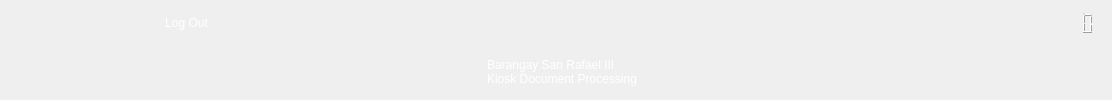
      <widget class="QWidget" name="page_home">
       <layout class="QVBoxLayout" name="verticalLayout">
        <property name="spacing">
         <number>0</number>
        </property>
        <property name="leftMargin">
         <number>0</number>
        </property>
        <property name="topMargin">
         <number>0</number>
        </property>
        <property name="rightMargin">
         <number>0</number>
        </property>
        <property name="bottomMargin">
         <number>0</number>
        </property>
        <item>
         <widget class="QFrame" name="mainframe">
          <property name="sizePolicy">
           <sizepolicy hsizetype="Expanding" vsizetype="Expanding">
            <horstretch>0</horstretch>
            <verstretch>0</verstretch>
           </sizepolicy>
          </property>
          <property name="styleSheet">
           <string notr="true">background-color: transparent;</string>
          </property>
          <property name="frameShape">
           <enum>QFrame::StyledPanel</enum>
          </property>
          <property name="frameShadow">
           <enum>QFrame::Raised</enum>
          </property>
          <layout class="QVBoxLayout" name="verticalLayout_2">
           <property name="spacing">
            <number>0</number>
           </property>
           <property name="leftMargin">
            <number>0</number>
           </property>
           <property name="topMargin">
            <number>0</number>
           </property>
           <property name="rightMargin">
            <number>0</number>
           </property>
           <property name="bottomMargin">
            <number>0</number>
           </property>
           <item>
            <widget class="QFrame" name="frame_3">
             <property name="minimumSize">
              <size>
               <width>50</width>
               <height>0</height>
              </size>
             </property>
             <property name="maximumSize">
              <size>
               <width>16777215</width>
               <height>50</height>
              </size>
             </property>
             <property name="frameShape">
              <enum>QFrame::StyledPanel</enum>
             </property>
             <property name="frameShadow">
              <enum>QFrame::Raised</enum>
             </property>
             <layout class="QHBoxLayout" name="horizontalLayout_2">
              <property name="spacing">
               <number>0</number>
              </property>
              <property name="leftMargin">
               <number>0</number>
              </property>
              <property name="topMargin">
               <number>0</number>
              </property>
              <property name="rightMargin">
               <number>0</number>
              </property>
              <property name="bottomMargin">
               <number>0</number>
              </property>
              <item>
               <widget class="QPushButton" name="btn_logout">
                <property name="styleSheet">
                 <string notr="true">QPushButton{
background-color:transparent;
color: white;
font: 20pt &quot;Segoe UI&quot;;border-radius: 16px;
}
QPushButton:focus{
background-color: rgb(89, 120, 142);
transform: scale(0.98); 
box-shadow: 3px 2px 22px 1px rgba(0, 0, 0, 0.24); 

}
</string>
                </property>
                <property name="text">
                 <string>Log Out</string>
                </property>
                <property name="icon">
                 <iconset>
                  <normaloff>icons/home_icon.png</normaloff>icons/home_icon.png</iconset>
                </property>
                <property name="iconSize">
                 <size>
                  <width>50</width>
                  <height>50</height>
                 </size>
                </property>
               </widget>
              </item>
              <item>
               <widget class="QFrame" name="frame_6">
                <property name="frameShape">
                 <enum>QFrame::StyledPanel</enum>
                </property>
                <property name="frameShadow">
                 <enum>QFrame::Raised</enum>
                </property>
                <layout class="QVBoxLayout" name="verticalLayout_5"/>
               </widget>
              </item>
              <item>
               <widget class="QFrame" name="frame_7">
                <property name="frameShape">
                 <enum>QFrame::StyledPanel</enum>
                </property>
                <property name="frameShadow">
                 <enum>QFrame::Raised</enum>
                </property>
                <layout class="QVBoxLayout" name="verticalLayout_4">
                 <item alignment="Qt::AlignRight">
                  <widget class="QLCDNumber" name="lcdNumber"/>
                 </item>
                </layout>
               </widget>
              </item>
             </layout>
            </widget>
           </item>
           <item>
            <widget class="QFrame" name="frame_2">
             <property name="frameShape">
              <enum>QFrame::StyledPanel</enum>
             </property>
             <property name="frameShadow">
              <enum>QFrame::Raised</enum>
             </property>
             <layout class="QHBoxLayout" name="horizontalLayout_3">
              <property name="spacing">
               <number>0</number>
              </property>
              <property name="leftMargin">
               <number>0</number>
              </property>
              <property name="topMargin">
               <number>0</number>
              </property>
              <property name="rightMargin">
               <number>0</number>
              </property>
              <property name="bottomMargin">
               <number>0</number>
              </property>
              <item>
               <spacer name="horizontalSpacer">
                <property name="orientation">
                 <enum>Qt::Horizontal</enum>
                </property>
                <property name="sizeHint" stdset="0">
                 <size>
                  <width>179</width>
                  <height>20</height>
                 </size>
                </property>
               </spacer>
              </item>
              <item>
               <widget class="QFrame" name="frame">
                <property name="sizePolicy">
                 <sizepolicy hsizetype="Expanding" vsizetype="Expanding">
                  <horstretch>0</horstretch>
                  <verstretch>0</verstretch>
                 </sizepolicy>
                </property>
                <property name="minimumSize">
                 <size>
                  <width>750</width>
                  <height>0</height>
                 </size>
                </property>
                <property name="frameShape">
                 <enum>QFrame::StyledPanel</enum>
                </property>
                <property name="frameShadow">
                 <enum>QFrame::Raised</enum>
                </property>
                <layout class="QVBoxLayout" name="verticalLayout_3">
                 <property name="spacing">
                  <number>0</number>
                 </property>
                 <property name="leftMargin">
                  <number>0</number>
                 </property>
                 <property name="topMargin">
                  <number>0</number>
                 </property>
                 <property name="rightMargin">
                  <number>0</number>
                 </property>
                 <property name="bottomMargin">
                  <number>0</number>
                 </property>
                 <item alignment="Qt::AlignHCenter|Qt::AlignVCenter">
                  <widget class="QFrame" name="frame_5">
                   <property name="frameShape">
                    <enum>QFrame::StyledPanel</enum>
                   </property>
                   <property name="frameShadow">
                    <enum>QFrame::Raised</enum>
                   </property>
                   <layout class="QHBoxLayout" name="horizontalLayout_4">
                    <item>
                     <widget class="QLabel" name="label_3">
                      <property name="text">
                       <string/>
                      </property>
                      <property name="pixmap">
                       <pixmap>../doc_processing_kiosk/logo.png</pixmap>
                      </property>
                     </widget>
                    </item>
                    <item>
                     <widget class="QLabel" name="label_2">
                      <property name="styleSheet">
                       <string notr="true">color: rgb(255, 255, 255);
font: 30pt &quot;Times New Roman&quot;;</string>
                      </property>
                      <property name="text">
                       <string>Barangay San Rafael III
Kiosk Document Processing</string>
                      </property>
                      <property name="wordWrap">
                       <bool>false</bool>
                      </property>
                     </widget>
                    </item>
                   </layout>
                  </widget>
                 </item>
                 <item>
                  <widget class="QFrame" name="frame_4">
                   <property name="sizePolicy">
                    <sizepolicy hsizetype="Expanding" vsizetype="Preferred">
                     <horstretch>0</horstretch>
                     <verstretch>0</verstretch>
                    </sizepolicy>
                   </property>
                   <property name="frameShape">
                    <enum>QFrame::StyledPanel</enum>
                   </property>
                   <property name="frameShadow">
                    <enum>QFrame::Raised</enum>
                   </property>
                   <widget class="QPushButton" name="btn_request">
                    <property name="geometry">
                     <rect>
                      <x>90</x>
                      <y>20</y>
                      <width>231</width>
                      <height>131</height>
                     </rect>
                    </property>
                    <property name="sizePolicy">
                     <sizepolicy hsizetype="Expanding" vsizetype="Ignored">
                      <horstretch>0</horstretch>
                      <verstretch>0</verstretch>
                     </sizepolicy>
                    </property>
                    <property name="styleSheet">
                     <string notr="true">QPushButton{
	font: 25 15pt &quot;Roboto Light&quot;;
	background-color: rgb(229, 228, 226);
font-weight: bold;
}
QPushButton:hover{
background-color: rgb(195, 195, 195);
}</string>
                    </property>
                    <property name="text">
                     <string>Request Document</string>
                    </property>
                   </widget>
                   <widget class="QPushButton" name="btn_about">
                    <property name="geometry">
                     <rect>
                      <x>480</x>
                      <y>20</y>
                      <width>231</width>
                      <height>131</height>
                     </rect>
                    </property>
                    <property name="sizePolicy">
                     <sizepolicy hsizetype="Expanding" vsizetype="Ignored">
                      <horstretch>0</horstretch>
                      <verstretch>0</verstretch>
                     </sizepolicy>
                    </property>
                    <property name="styleSheet">
                     <string notr="true">QPushButton{
background-color: rgb(229, 228, 226);
	font: 25 15pt &quot;Roboto Light&quot;;
font-weight: bold;
}
QPushButton:hover{
background-color: rgb(195, 195, 195);
}</string>
                    </property>
                    <property name="text">
                     <string>About</string>
                    </property>
                   </widget>
                  </widget>
                 </item>
                 <item>
                  <widget class="QFrame" name="frame_8">
                   <property name="frameShape">
                    <enum>QFrame::StyledPanel</enum>
                   </property>
                   <property name="frameShadow">
                    <enum>QFrame::Raised</enum>
                   </property>
                  </widget>
                 </item>
                </layout>
               </widget>
              </item>
              <item>
               <spacer name="horizontalSpacer_2">
                <property name="orientation">
                 <enum>Qt::Horizontal</enum>
                </property>
                <property name="sizeHint" stdset="0">
                 <size>
                  <width>179</width>
                  <height>20</height>
                 </size>
                </property>
               </spacer>
              </item>
             </layout>
            </widget>
           </item>
          </layout>
         </widget>
        </item>
       </layout>
      </widget>
